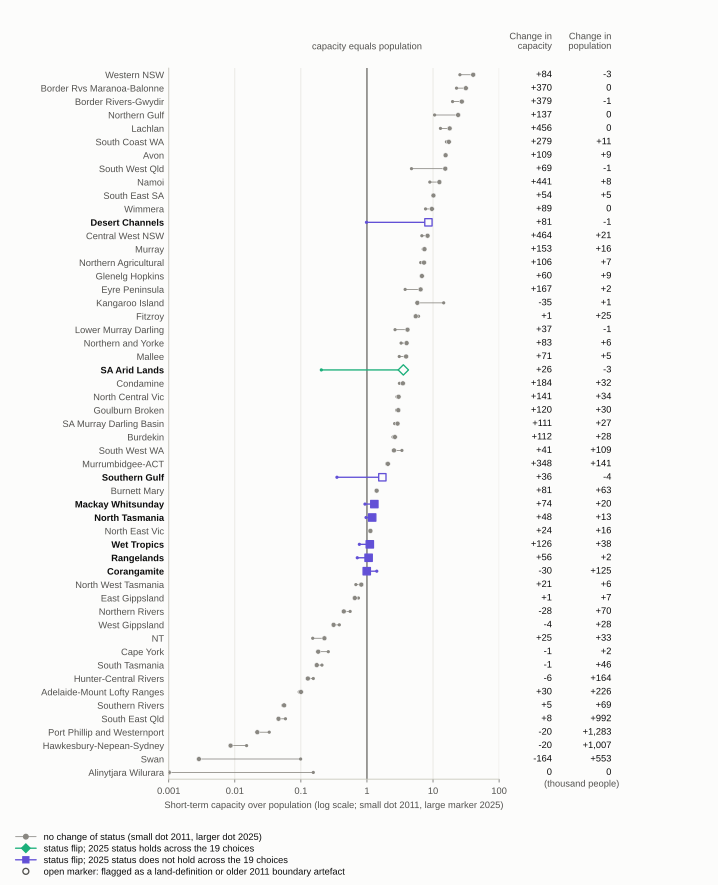

Write the Python code that produced this figure.
#!/usr/bin/env python3
"""Paper A Figure 2: change in short-term capacity and population by region, 2011 to 2025, with the status flips marked by test.
Run from anywhere: python3 -I analysis/figures_2025/paper_A/fig2_regional_change_flips.py [--check [--expect 464]]
Data (no number typed in):
  analysis/paper_a/movers-3.csv               preset=short: zone, name, cap2011, cap2025, dcap, pop2011, pop2025, dpop   (53 regions)
  analysis/paper_a/regional_flips-3_wide.csv  term=short: flip, artefact flag, '2025 status robust to the range' (19 choices), older 2011 boundary flag
One panel: a line from each region's 2011 capacity over population (small dot) to its 2025 value (larger marker) on a log axis; the line at 1 is the status line, so a flip crosses it.
Beside it, the change in capacity and in population in thousand people as figures. Print size 190 mm wide."""
import sys, os
sys.path.insert(0, os.path.dirname(os.path.abspath(__file__)))
from _common import *
from matplotlib.lines import Line2D

mov = regions()
fl = {r['zone']: r for r in rd('analysis/paper_a/regional_flips-3_wide.csv') if r['term'] == 'short'}
assert len(fl) == 53
recs = []
for r in mov:
    f = fl[r['zone']]
    c11, c25, p11, p25 = float(r['cap2011']), float(r['cap2025']), float(r['pop2011']), float(r['pop2025'])
    assert int(float(f['over 2011'])) == int(float(r['over2011'])) and int(float(f['over 2025'])) == int(float(r['over2025']))   # the two files agree on status
    recs.append(dict(zone=r['zone'], name=r['name'], r11=c11 / p11, r25=c25 / p25, dcap=float(r['dcap']), dpop=float(r['dpop']), flip=f['flip'],
                     robust=f['2025 status robust to the range'] == 'yes', flagged=bool(f['artefact flag'] or f['older 2011 boundary flag'])))
recs.sort(key=lambda d: -d['r25'])
nflip = sum(1 for d in recs if d['flip'])

FLOOR = 1e-3
def signed(v):
    t = round(v / 1e3)
    return '0' if t == 0 else f'{t:+,d}'
n = len(recs); rowh = 3.55
fig = plt.figure(figsize=(190 * MM, (n * rowh + 46) * MM))
ax = fig.add_axes([0.235, 28 / (n * rowh + 46), 0.46, n * rowh / (n * rowh + 46)])
style_ax(ax, grid='x')
ax.set_xscale('log'); ax.set_xlim(FLOOR, 100); ax.set_ylim(n - 0.5, -0.5)
ax.set_xticks([1e-3, 1e-2, 1e-1, 1, 10, 100]); ax.set_xticklabels(['0.001', '0.01', '0.1', '1', '10', '100']); ax.minorticks_off()
ax.set_yticks(range(n)); ax.set_yticklabels([reg_label(d['name']) for d in recs], fontsize=7)
for lab, d in zip(ax.get_yticklabels(), recs):
    if d['flip']: lab.set_fontweight('bold'); lab.set_color(INK)
ax.tick_params(axis='y', length=0)
ax.axvline(1, color=INK2, lw=0.8, zorder=2)
COL = {True: AQUA, False: VIOLET}; MK = {True: 'D', False: 's'}     # verdict colours are slots 3 and 7, apart from the year colours (blue, orange) of Figures 1, 4, 5 and 6
clipped = 0
for i, d in enumerate(recs):
    x0, x1 = max(d['r11'], FLOOR), max(d['r25'], FLOOR); clipped += (d['r25'] < FLOOR) + (d['r11'] < FLOOR)
    c = COL[d['robust']] if d['flip'] else MUTED
    ax.plot([x0, x1], [i, i], color=c, lw=1.0 if d['flip'] else 0.6, zorder=3)
    ax.scatter([x0], [i], s=6, color=c, zorder=4, linewidths=0)                                    # small dot: 2011
    if d['flip']:
        ax.scatter([x1], [i], s=30, marker=MK[d['robust']], facecolor=(SURFACE if d['flagged'] else c), edgecolor=c, linewidth=1.0, zorder=6)   # large marker: 2025
    else:
        ax.scatter([x1], [i], s=14, color=MUTED, edgecolor=SURFACE, linewidth=0.4, zorder=5)
ax.set_xlabel('Short-term capacity over population (log scale; small dot 2011, large marker 2025)')
ax.text(1.0, -1.75, 'capacity equals population', ha='center', va='bottom', fontsize=7, color=INK2, clip_on=False)
tr = ax.get_yaxis_transform()
ax.text(1.16, -1.75, 'Change in\ncapacity', transform=tr, ha='right', va='bottom', fontsize=7, color=INK2, linespacing=1.1, clip_on=False)
ax.text(1.34, -1.75, 'Change in\npopulation', transform=tr, ha='right', va='bottom', fontsize=7, color=INK2, linespacing=1.1, clip_on=False)
ax.text(1.25, n - 0.45, '(thousand people)', transform=tr, ha='center', va='top', fontsize=7, color=INK2, clip_on=False)
for i, d in enumerate(recs):
    ax.text(1.16, i, signed(d['dcap']), transform=tr, ha='right', va='center', fontsize=7, color=INK, clip_on=False)
    ax.text(1.34, i, signed(d['dpop']), transform=tr, ha='right', va='center', fontsize=7, color=INK, clip_on=False)
h = [Line2D([], [], color=MUTED, lw=0.6, marker='o', ms=3.5, label='no change of status (small dot 2011, larger dot 2025)'),
     Line2D([], [], color=AQUA, lw=1.0, marker='D', ms=4.5, label='status flip; 2025 status holds across the 19 choices'),
     Line2D([], [], color=VIOLET, lw=1.0, marker='s', ms=4.5, label='status flip; 2025 status does not hold across the 19 choices'),
     Line2D([], [], color=INK2, lw=0, marker='o', ms=4.5, markerfacecolor=SURFACE, markeredgecolor=INK2, label='open marker: flagged as a land-definition or older 2011 boundary artefact')]
fig.legend(handles=h, loc='lower left', bbox_to_anchor=(0.01, 0.0), frameon=False, ncol=1, handlelength=2.2, labelspacing=0.3, fontsize=7)
save(fig, 'fig2_regional_change_flips')
if '--check' in sys.argv:
    # second route: capacity change from the flips file's own capacity columns; the plotted value is the text drawn in the capacity column for Central West NSW
    f = fl['4']; alt = (float(f['capacity 2025']) - float(f['capacity 2011'])) / 1e3
    row = [d['zone'] for d in recs].index('4')
    txt = [t for t in ax.texts if abs(t.get_position()[1] - row) < 1e-9 and t.get_position()[0] == 1.16][0].get_text()
    check('Central West NSW short-term capacity change, thousand people (read from the plotted text)', alt, float(txt.replace(',', '')), 464, 0, tol=2e-3)
note = f'{nflip} short-term flips; {clipped} end values below {FLOOR:g} drawn at the axis edge'
cap = ('Change in short-term capacity and population by region, 2011 to 2025, corrected method, 53 regions ordered by 2025 capacity over population. Each line joins the 2011 to the 2025 '
       'capacity over population on a log scale; the line at 1 is the status line, so a line that crosses it is a status flip (bold names). Flips are coloured by the verdict on the 19-choice 2025 ranges '
       '(green diamond: the 2025 status holds in the range; violet square: it does not); each region has a small dot for 2011 and a larger marker for 2025, and open markers carry a land-definition or older 2011 boundary flag. '
       'The two columns give the change in capacity and in population in thousand people. Alinytjara Wilurara has a 2025 capacity near zero and is drawn at the 0.001 floor of the axis. '
       'Sources: analysis/paper_a/movers-3.csv, analysis/paper_a/regional_flips-3_wide.csv.')
register('Figure 2', 'fig2_regional_change_flips.png; fig2_regional_change_flips.svg', 'analysis/paper_a/movers-3.csv; analysis/paper_a/regional_flips-3_wide.csv',
         'movers-3: zone, name, cap2011, cap2025, dcap, pop2011, pop2025, dpop, over2011, over2025 (preset=short); regional_flips-3_wide: term=short, flip, artefact flag, 2025 status robust to the range, older 2011 boundary flag', cap, 'A420 A042 A043 A061')
print('Figure 2:', note, '; top gains', [(d['name'], round(d['dcap'] / 1e3)) for d in sorted(recs, key=lambda d: -d['dcap'])[:3]])
